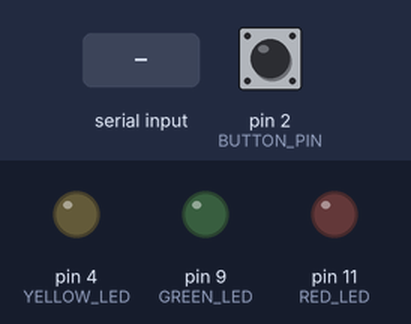
Recording of a sketch running on a simulated Arduino Uno, built with avr-gcc and run on an emulated ATmega328P. On the bench: output pins drawn as LEDs (lit = HIGH). Dashed ring = blinking. The test bench sets the inputs (shaded band); at power-on: pin 2 (BUTTON_PIN) HIGH.

Above: at 1.2 s.
1.3 s: "FAIL\n" received over Serial
At 1.55 s:
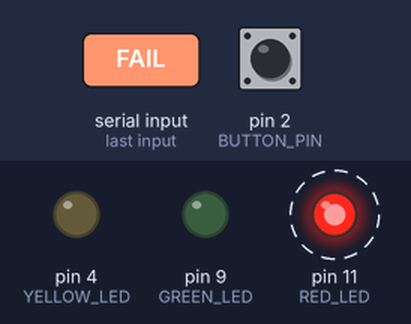
4.3 s: "OK\n" received over Serial
At 5.1 s:
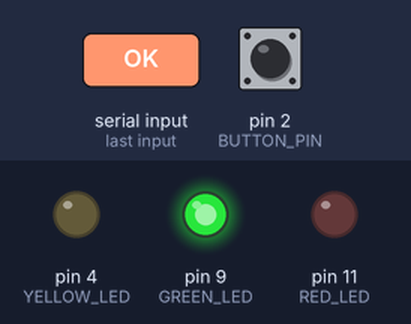
6.8 s: "1\n" received over Serial
At 7.4 s:
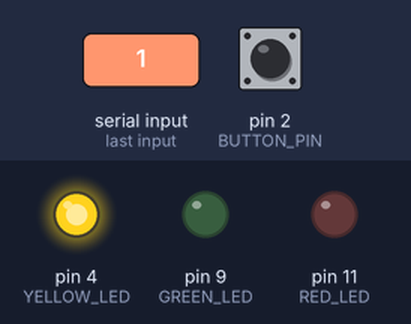
Timing chart, 0 to 9.8 s (numbered marks = the images above; inputs shaded):
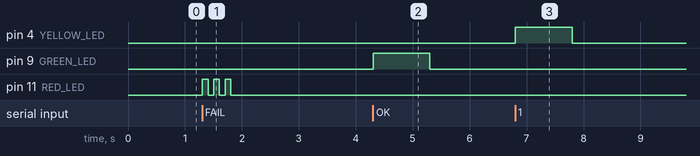

Measured:
- after the input at 1.3 s, pin 11 (RED_LED): alternates HIGH for 0.10 s and LOW for 0.10 s, 6 changes in all, then stays LOW, starting at once
- after the input at 4.3 s, pin 9 (GREEN_LED): LOW → HIGH at once, → LOW 1.0 s later
- after the input at 6.8 s, pin 4 (YELLOW_LED): LOW → HIGH at once, → LOW 1.0 s later

The sketch:

button.ino
```cpp
const int BUTTON_PIN = 2;
const int GREEN_LED = 9;
const int RED_LED = 11;
const int YELLOW_LED = 4;

int lastState = HIGH;
int confirmedState = HIGH;
unsigned long lastDebounceTime = 0;
const unsigned long DEBOUNCE_DELAY = 50;

bool greenOn = false;
bool redOn = false;
bool yellowOn = false;
unsigned long greenOffTime = 0;
unsigned long redOffTime = 0;
unsigned long yellowOffTime = 0;


void setup() {
  pinMode(BUTTON_PIN, INPUT_PULLUP);
  pinMode(GREEN_LED, OUTPUT);
  pinMode(RED_LED, OUTPUT);
  pinMode(YELLOW_LED, OUTPUT);
  Serial.begin(9600);
}

void loop() {
  checkButton();
  checkFeedback();
  updateLeds();
}


void checkButton() {
  int currentState = digitalRead(BUTTON_PIN);
  if (currentState != lastState) {
    lastDebounceTime = millis();
  }
  if (millis() - lastDebounceTime > DEBOUNCE_DELAY) {
    if (currentState != confirmedState) {
      confirmedState = currentState;
      if (confirmedState == LOW) {
        Serial.println("ALARM");
      }
    }
  }
  lastState = currentState;
}


void checkFeedback() {
  if (Serial.available() > 0) {
    String response = Serial.readStringUntil('\n');
    if (response == "OK") {
      digitalWrite(GREEN_LED, HIGH);
      greenOffTime = millis() + 1000;
      greenOn = true;
    } else if (response == "FAIL") {
       for (int i = 0; i < 3; i++) {
        digitalWrite(RED_LED, HIGH);
        delay(100);
        digitalWrite(RED_LED, LOW);
        delay(100);
      }
    } else {
        digitalWrite(YELLOW_LED, HIGH);
        yellowOffTime = millis() + 1000;
        yellowOn = true;
      }
    }
}

void updateLeds() {
  if (greenOn && millis() >= greenOffTime) {
    digitalWrite(GREEN_LED, LOW);
    greenOn = false;
  }
  if (redOn && millis() >= redOffTime) {
    redOn = false;
  }
  if (yellowOn && millis() >= yellowOffTime) {
    digitalWrite(YELLOW_LED, LOW);
    yellowOn = false;
  }
}
```
